Frame 1 (no input): blank canvas, image omitted
Frame 60 (the mouse pressed at the canvas centre just before this capture): blank canvas, image omitted
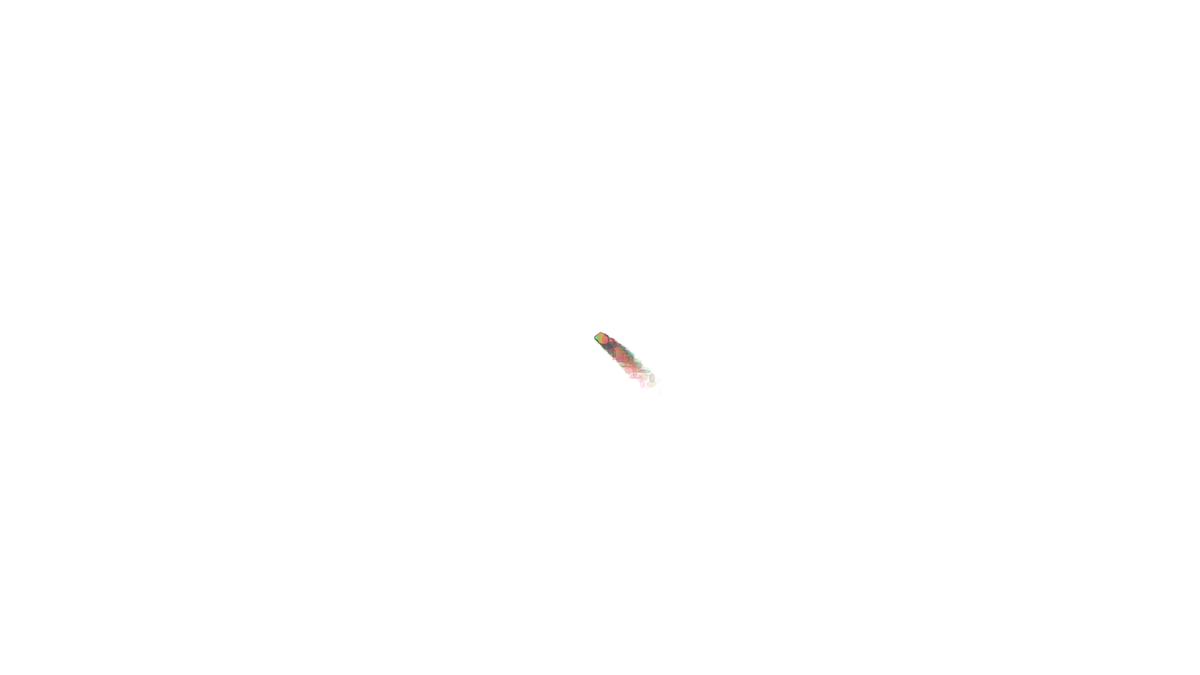
Frame 120 (the mouse held since frame 60 and released just before this capture)

The Processing sketch whose frames 1 and 60 were blank and that drew this single picture after the mouse press (run headless with seeded random() and noise(); from frame 60 on, the mouse is pressed at the canvas centre):

// Processing sketch: gsp_particles_3
// ── gsp_particles_3.pde
ParticleSystem ps;

void setup() {
  size(1920,1080);
  ps = new ParticleSystem(new PVector(width/2,50));
  background(255);
}

void draw() {
  
  ps.addParticle();
  ps.run();
}





// A class to describe a group of Particles
// An ArrayList is used to manage the list of Particles 

class ParticleSystem {
  ArrayList<Particle> particles;
  PVector origin;

  ParticleSystem(PVector location) {
    origin = location.get();
    particles = new ArrayList<Particle>();
  }

  void addParticle() {
    if(mousePressed == true) {
      PVector loc = new PVector(mouseX, mouseY);
      particles.add(new Particle(loc));    
    }
  }

  void run() {
    for (int i = particles.size()-1; i >= 0; i--) {
      Particle p = particles.get(i);
      p.run();
      if (p.isDead()) {
        particles.remove(i);
      }
    }
  }
}



// A simple Particle class

class Particle {
  PVector location;
  PVector velocity;
  PVector acceleration;
  float lifespan;
  color col;
  
  // ff5185
  // c1b257
  // 58585b
  // 36f2b8
  int[][] colors = {
    {255, 81, 133},
    {193, 178, 87},
    {88, 88, 91},
    {54, 242, 184}
  };
  
  Particle(PVector l) {
    acceleration = new PVector(1,1);
    velocity = new PVector(random(-1,1),random(-2,0));
    location = l.get();
    lifespan = 255.0;
    
    // set a color
    int colNum = round(random(0, 3));    
    col = color(colors[colNum][0], colors[colNum][1], colors[colNum][2]);
  }

  void run() {
    update();
    display();
  }

  // Method to update location
  void update() {
    velocity.add(acceleration);
    location.add(velocity);
    lifespan -= random(1, 50);
  }

  // Method to display
  void display() {
    stroke(col,lifespan);
    fill(col,lifespan);
    ellipse(location.x,location.y,sin(lifespan/2) * 20, cos(lifespan/2) * 15);
  }
  
  // Is the particle still useful?
  boolean isDead() {
    if (lifespan < 0.0) {
      return true;
    } else {
      return false;
    }
  }
}
